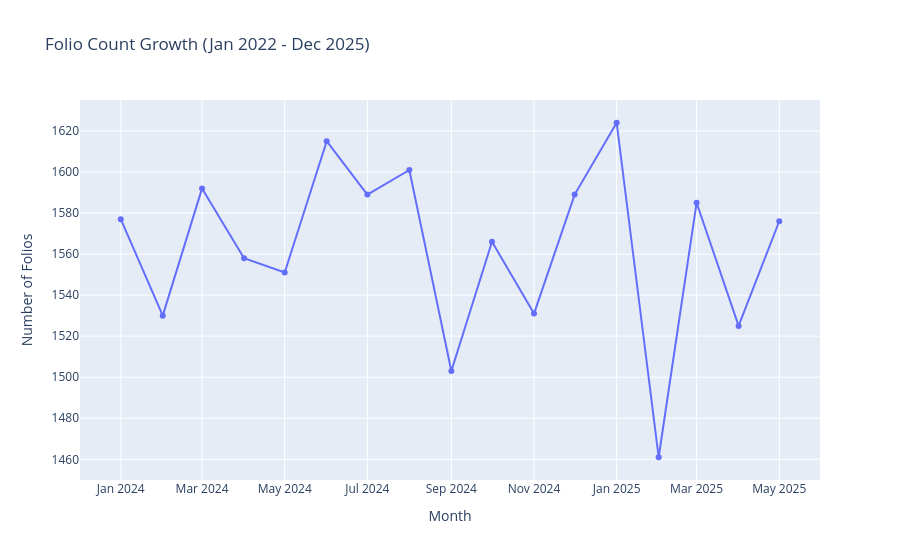

Write notebook code for a chart like this one.
### Markdown cell above
# Chart 7: Folio Count Growth Analysis

**Objective:**
This chart shows the monthly growth in investor folio count from 2022 to 2025, helping identify trends in investor participation over time.

### Code cell
import pandas as pd
import plotly.express as px

# Monthly folio count
folio = (
    transactions
    .groupby(pd.to_datetime(transactions["transaction_date"]).dt.to_period("M"))["investor_id"]
    .nunique()
    .reset_index()
)

folio.columns = ["month", "folio_count"]
folio["month"] = folio["month"].astype(str)

fig = px.line(
    folio,
    x="month",
    y="folio_count",
    markers=True,
    title="Folio Count Growth (Jan 2022 - Dec 2025)"
)

fig.update_layout(
    xaxis_title="Month",
    yaxis_title="Number of Folios"
)
fig.write_image("../reports/chart_07.png", scale=3)
fig.show()

### Figure 1 — Plotly figure (JSON) as saved in the notebook; plotly's stock layout.template omitted (floating-point values rounded to 4 significant figures)
{"data": [{"hovertemplate": "month=%{x}<br>folio_count=%{y}<extra></extra>", "legendgroup": "", "line": {"color": "#636efa", "dash": "solid"}, "marker": {"symbol": "circle"}, "mode": "lines+markers", "name": "", "orientation": "v", "showlegend": false, "type": "scatter", "x": ["2024-01", "2024-02", "2024-03", "2024-04", "2024-05", "2024-06", "2024-07", "2024-08", "2024-09", "2024-10", "2024-11", "2024-12", "2025-01", "2025-02", "2025-03", "2025-04", "2025-05"], "xaxis": "x", "y": [1577, 1530, 1592, 1558, 1551, 1615, 1589, 1601, 1503, 1566, 1531, 1589, 1624, 1461, 1585, 1525, 1576], "yaxis": "y"}], "layout": {"legend": {"tracegroupgap": 0}, "title": {"text": "Folio Count Growth (Jan 2022 - Dec 2025)"}, "xaxis": {"anchor": "y", "domain": [0, 1], "title": {"text": "Month"}}, "yaxis": {"anchor": "x", "domain": [0, 1], "title": {"text": "Number of Folios"}}}}
